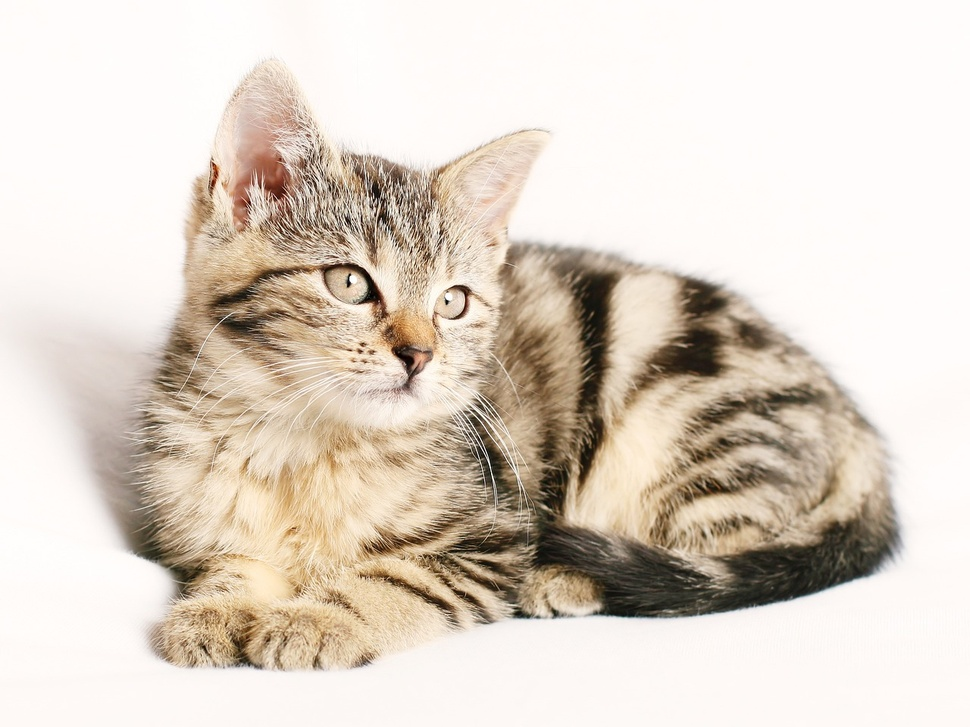
#> input picture Images/cat.jpg, 970 x 727 px, shrunk from 1280 x 960 before the run, found by its file name
$ jupyter execute gradients.ipynb
#> lines starting #> are read from the running program, lines starting #| are printed output that depends on the picture; after the words box and inside, x2 and y2 are one past the last pixel; in counts of white or black regions, pixels touching at a corner belong together
[cell 1]
import cv2 as cv
import numpy as np

Read the original image from the file 'cat.jpg'

[cell 2]
img = cv.imread('Images/cat.jpg')
#> img is the input picture: shape (727, 970, 3); mean B, G, R 198.9, 210.7, 221.5
cv.imshow('Cat', img)

Convert the original image to grayscale

[cell 3]
gray = cv.cvtColor(img, cv.COLOR_BGR2GRAY)
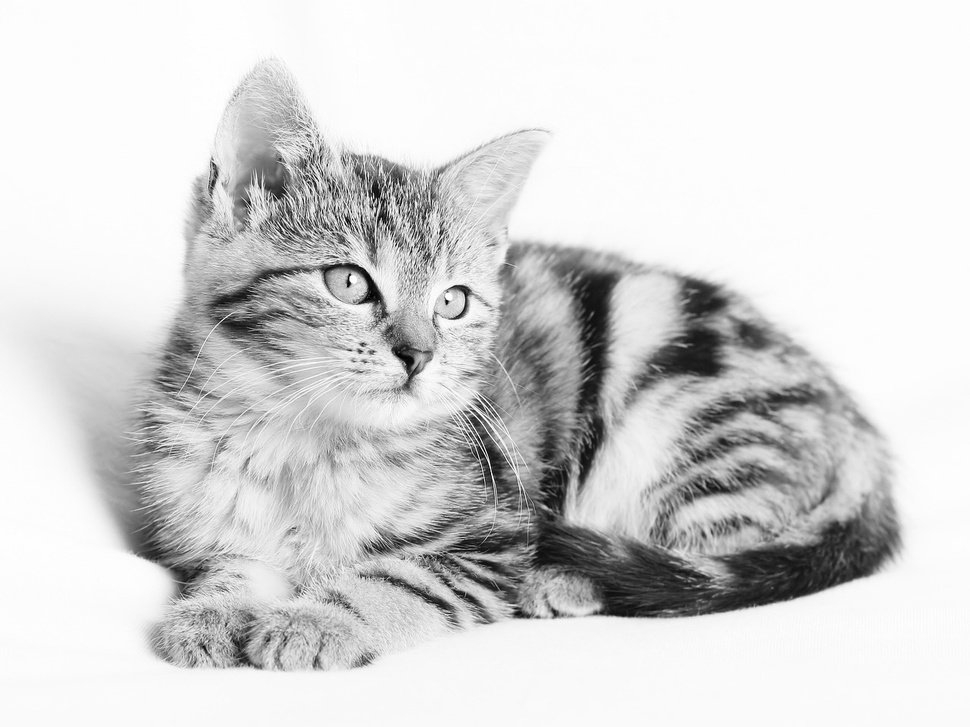
#> gray: shape (727, 970); min 1, max 255, mean 212.6
cv.imshow('Gray', gray)

Laplacian

[cell 4]
lap = cv.Laplacian(gray, cv.CV_64F)
lap = np.uint8(np.absolute(lap))
cv.imshow('Laplacian', lap)

Sobel

[cell 5]
sobelx = cv.Sobel(gray, cv.CV_64F, 1, 0)  # Sobel operator for x-direction 1 = x, 0 = y
sobely = cv.Sobel(gray, cv.CV_64F, 0, 1)  # Sobel operator for y-direction  0 = x, 1 = y
combined_sobel = cv.bitwise_or(sobelx, sobely)  # Combine Sobel x and Sobel y
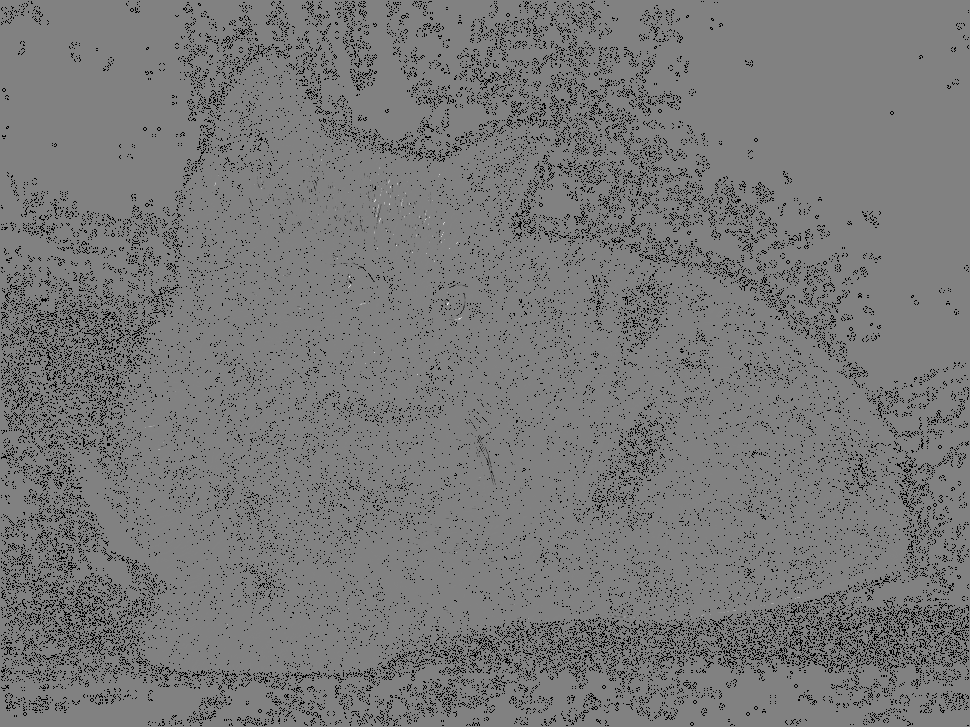
#> combined_sobel: shape (727, 970) float64; 7.05% of the values are NaN or infinite; the others: min -130944, max 126336, mean -106.4; drawn with min black, max white, NaN and infinite black

Display individual Sobel components and the combined result

[cell 6]
cv.imshow('Sobel X', sobelx)
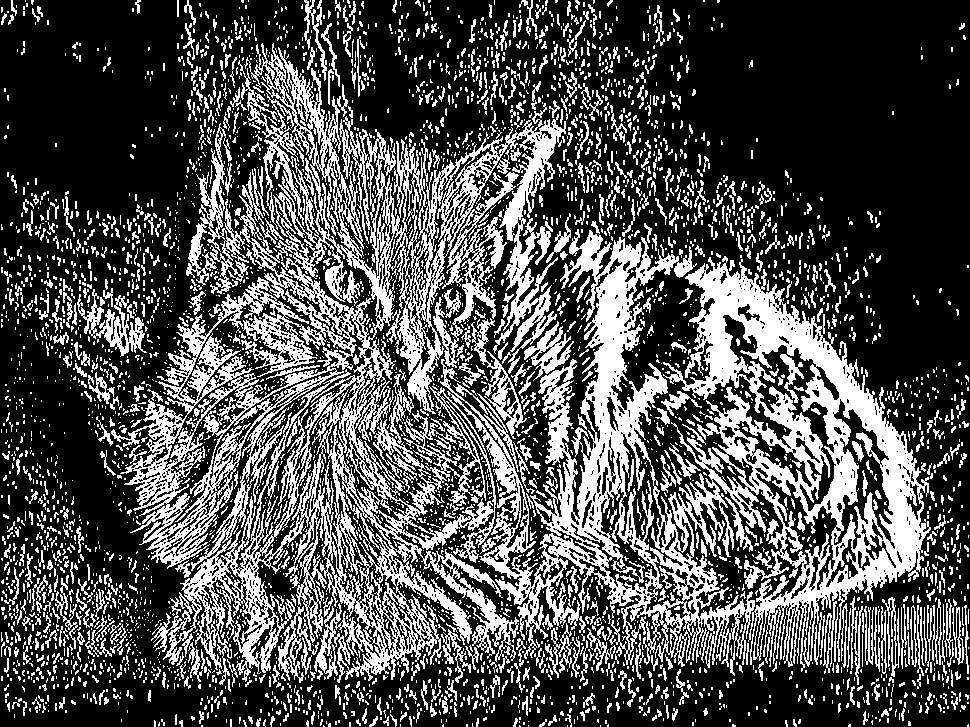
#> window 'Sobel X': shape (727, 970); 31.4% white; 4348 white regions (3503 under 20 px), largest, box (x1, y1, x2, y2) and area: (111, 43, 566, 685) 85256, (440, 229, 931, 676) 66918, (77, 289, 147, 357) 1499
cv.imshow('Sobel Y', sobely)
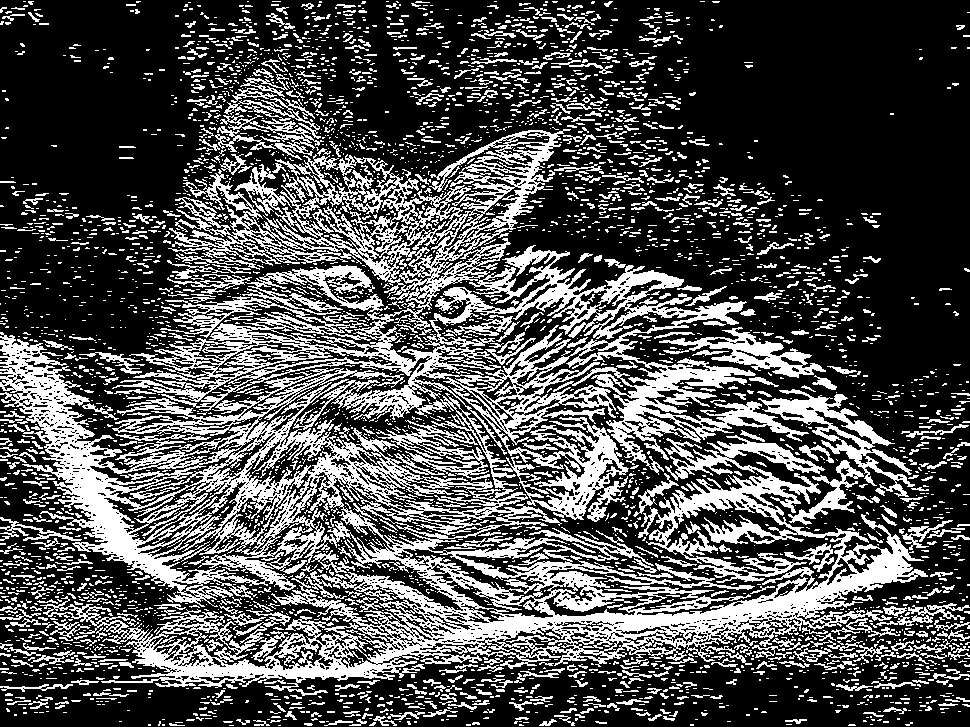
#> window 'Sobel Y': shape (727, 970); 31.3% white; 4123 white regions (3331 under 20 px), largest, box (x1, y1, x2, y2) and area: (0, 129, 928, 696) 147981, (758, 389, 915, 497) 3630, (659, 327, 826, 378) 2468
cv.imshow('Combined Sobel', combined_sobel)
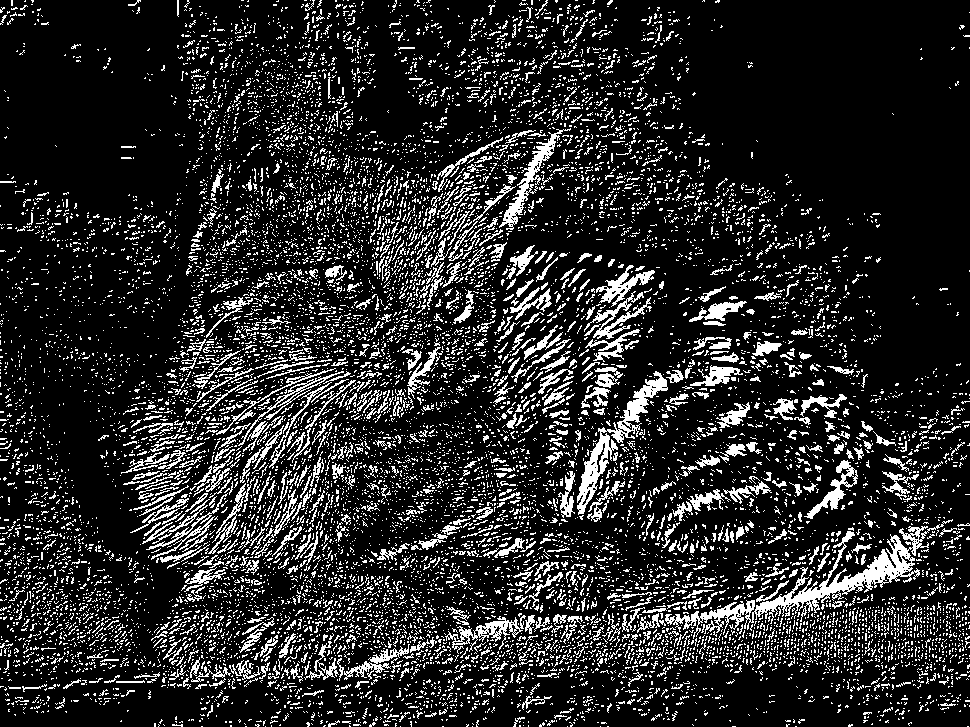
#> window 'Combined Sobel': shape (727, 970); 15.8% white in thin lines or dots

Canny edge detection

[cell 7]
canny = cv.Canny(gray, 150, 175)
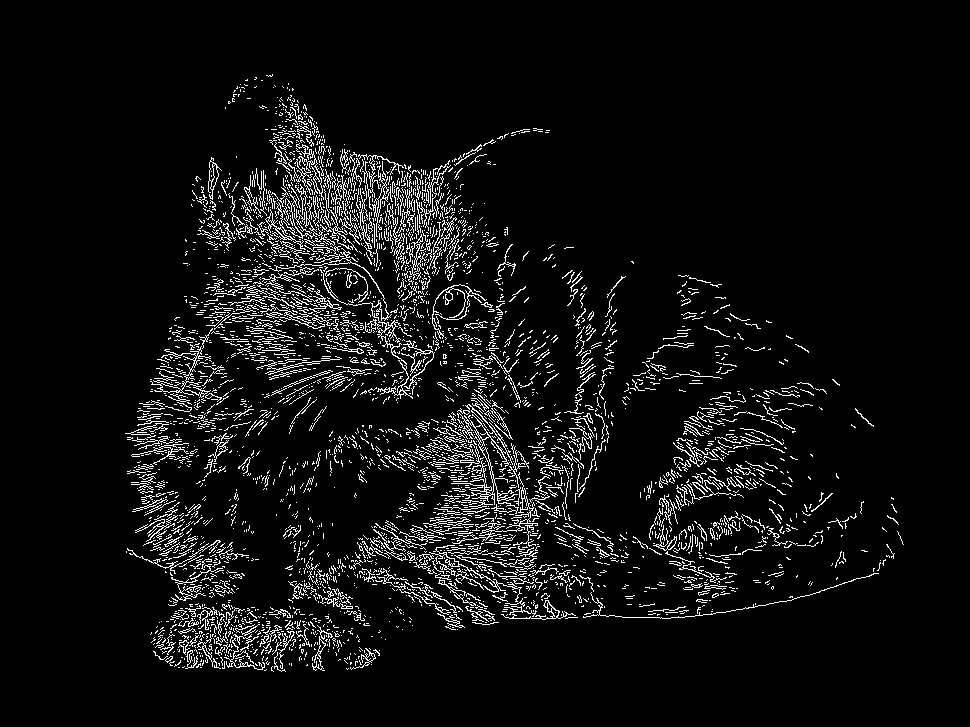
#> canny: shape (727, 970); 6.1% white in thin lines or dots, all inside (x1, y1, x2, y2) = (125, 74, 904, 672)
cv.imshow('Canny', canny)

$ run again, with Images/Group.jpg copied over Images/cat.jpg
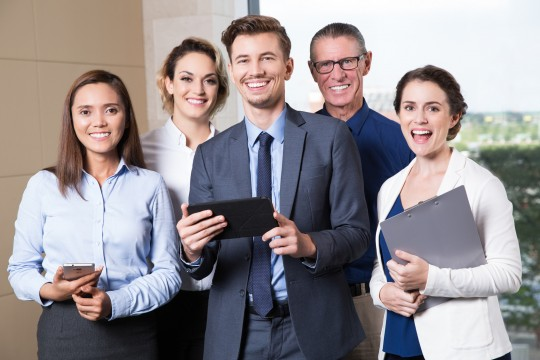
#> input picture Images/Group.jpg, 540 x 360 px, found by its file name
#> img is the input picture: shape (360, 540, 3); mean B, G, R 145, 141.8, 148.5
#> `cv.imshow('Sobel X', sobelx)`:
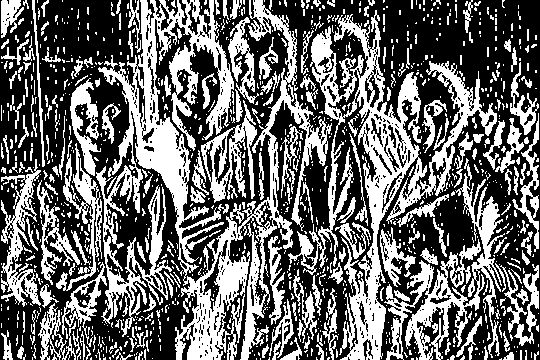
#> window 'Sobel X': shape (360, 540); 41.1% white; 1104 white regions (876 under 20 px), largest, box (x1, y1, x2, y2) and area: (96, 0, 332, 360) 24056, (288, 10, 497, 360) 14646, (384, 173, 505, 360) 5819
#> `canny = cv.Canny(gray, 150, 175)`:
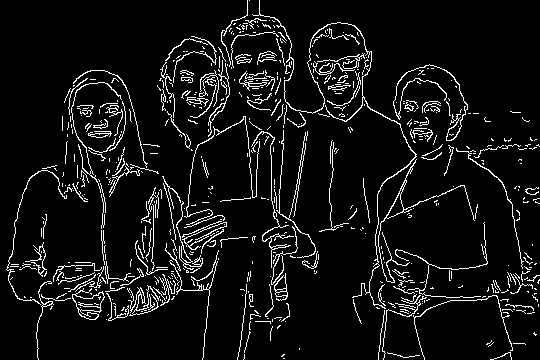
#> canny: shape (360, 540); 7.2% white in thin lines or dots

$ run again, with Images/Group2.jpg copied over Images/cat.jpg
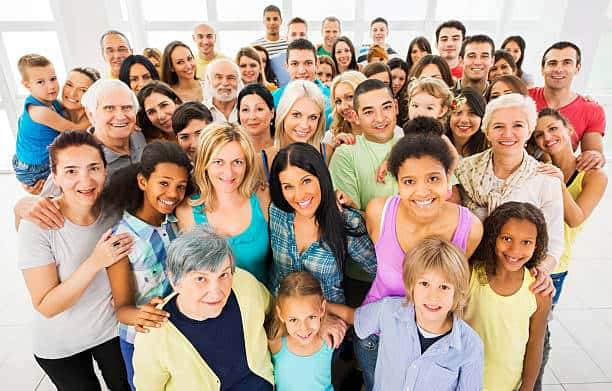
#> input picture Images/Group2.jpg, 612 x 391 px, found by its file name
#> img is the input picture: shape (391, 612, 3); mean B, G, R 146.8, 162, 182.3
#> `cv.imshow('Sobel X', sobelx)`:
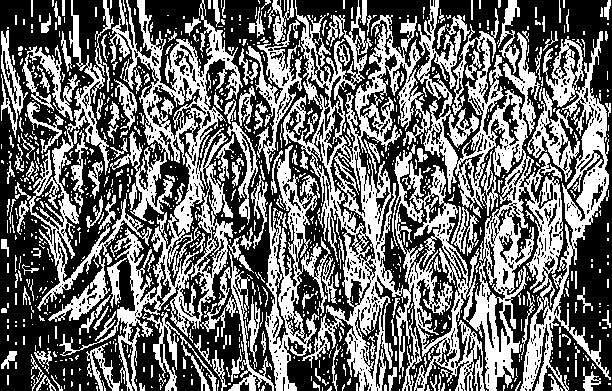
#> window 'Sobel X': shape (391, 612); 42.9% white; 1094 white regions (886 under 20 px), largest, box (x1, y1, x2, y2) and area: (283, 0, 611, 391) 46711, (59, 0, 243, 391) 15489, (29, 0, 152, 322) 5585
#> `canny = cv.Canny(gray, 150, 175)`:
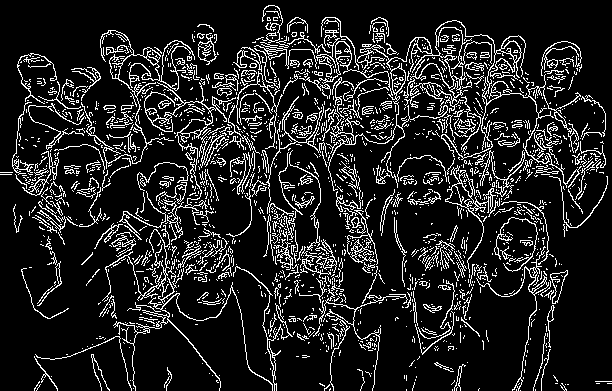
#> canny: shape (391, 612); 13.4% white in thin lines or dots
